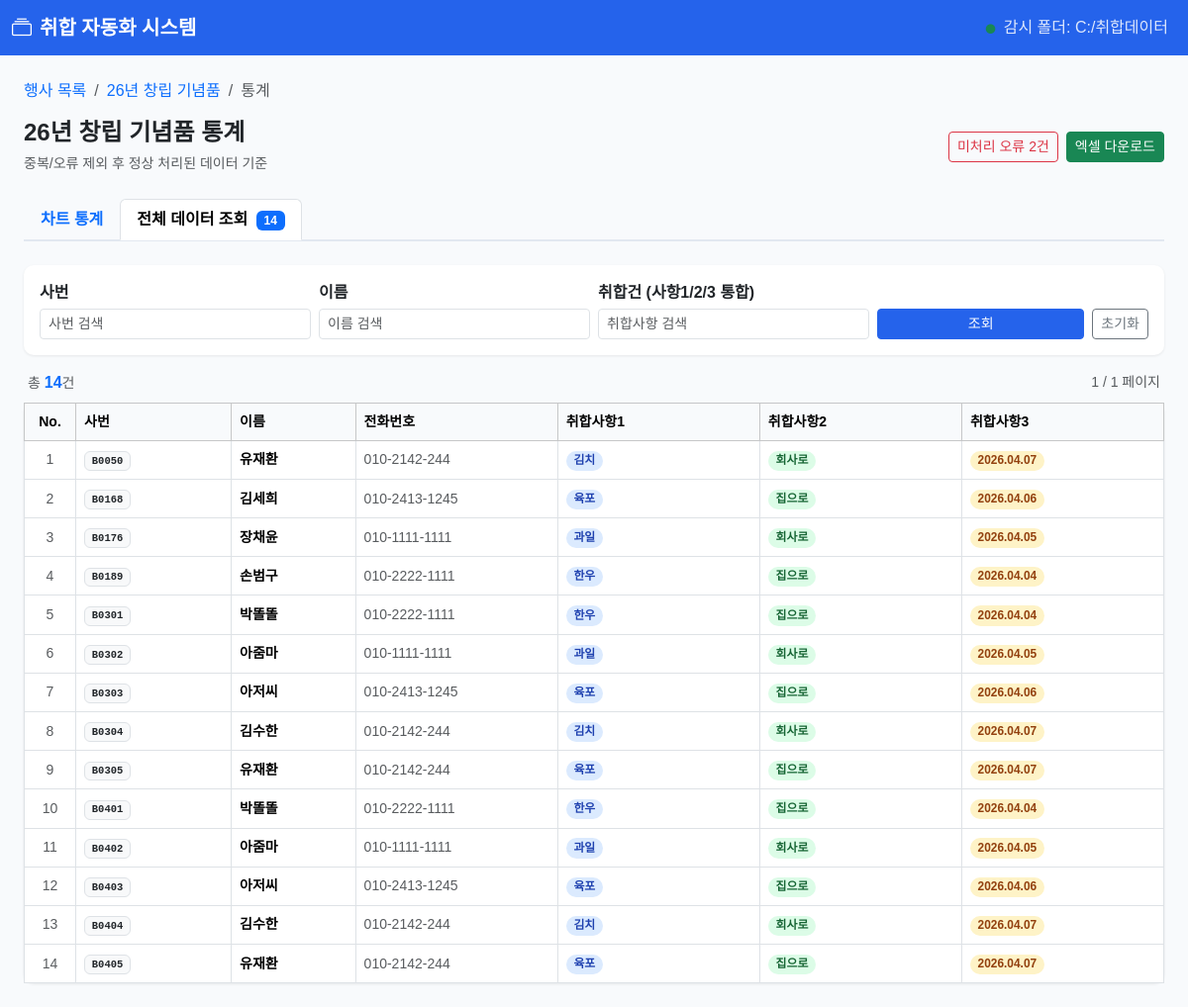
/events/1/statistics?tab=grid, run on the app's committed database.
### app/models.py (models this page shows)
class Event(Base):
    __tablename__ = "events"
    id = Column(Integer, primary_key=True, index=True)
    name = Column(String(200), nullable=False, comment="행사명")
    description = Column(Text, nullable=True, comment="행사 설명")
    status = Column(String(20), default="collecting", comment="collecting/closed")
    created_at = Column(DateTime, default=datetime.now)
    closed_at = Column(DateTime, nullable=True)
    submissions = relationship("Submission", back_populates="event", cascade="all, delete-orphan")
    source_files = relationship("SourceFile", back_populates="event", cascade="all, delete-orphan")

class Submission(Base):
    __tablename__ = "submissions"
    id = Column(Integer, primary_key=True, index=True)
    event_id = Column(Integer, ForeignKey("events.id"), nullable=False)
    source_file_id = Column(Integer, ForeignKey("source_files.id"), nullable=True)
    employee_id = Column(String(50), nullable=False, index=True, comment="사번")
    name = Column(String(100), nullable=False, comment="이름")
    phone = Column(String(50), nullable=True, comment="전화번호")
    item1 = Column(String(500), nullable=True, comment="취합사항1")
    item2 = Column(String(500), nullable=True, comment="취합사항2")
    item3 = Column(String(500), nullable=True, comment="취합사항3")
    is_duplicate = Column(Boolean, default=False, comment="사번 중복 여부")
    is_error = Column(Boolean, default=False, comment="오류 여부")
    error_reason = Column(Text, nullable=True, comment="오류 사유")
    is_resolved = Column(Boolean, default=False, comment="오류 해결 여부")
    is_excluded = Column(Boolean, default=False, comment="통계 제외 여부")
    created_at = Column(DateTime, default=datetime.now)
    updated_at = Column(DateTime, default=datetime.now, onupdate=datetime.now)
    event = relationship("Event", back_populates="submissions")
    source_file = relationship("SourceFile", back_populates="submissions")

### app/routers/statistics.py (the view)
@router.get("/events/{event_id}/statistics", response_class=HTMLResponse)
async def statistics(
    request: Request,
    event_id: int,
    q_name: str = "",
    q_emp: str = "",
    q_item: str = "",
    tab: str = "chart",   # chart | grid
    page: int = 1,
    db: Session = Depends(get_db),
):
    event = db.query(Event).filter(Event.id == event_id).first()
    if not event:
        raise HTTPException(status_code=404)
    stats = get_stats(event_id, db)
    PAGE_SIZE = 50
    grid_q = _valid_filter(db.query(Submission), event_id)
    if q_name.strip():
        grid_q = grid_q.filter(Submission.name.contains(q_name.strip()))
    if q_emp.strip():
        grid_q = grid_q.filter(Submission.employee_id.contains(q_emp.strip()))
    if q_item.strip():
        kw = q_item.strip()
        grid_q = grid_q.filter(
            Submission.item1.contains(kw) |
            Submission.item2.contains(kw) |
            Submission.item3.contains(kw)
        )
    grid_total = grid_q.count()
    grid_data = (
        grid_q.order_by(Submission.employee_id)
        .offset((page - 1) * PAGE_SIZE)
        .limit(PAGE_SIZE)
        .all()
    )
    grid_total_pages = max(1, (grid_total + PAGE_SIZE - 1) // PAGE_SIZE)
    return templates.TemplateResponse("statistics.html", {
        "request": request,
        "event": event,
        "active_tab": tab,
        "q_name": q_name,
        "q_emp": q_emp,
        "q_item": q_item,
        "page": page,
        "grid_data": grid_data,
        "grid_total": grid_total,
        "grid_total_pages": grid_total_pages,
        **stats,
    })

### templates/statistics.html (shortened to what this page needs)
{% extends "base.html" %}
{% block content %}
<div class="col-12 p-4">
  <nav aria-label="breadcrumb" class="mb-3">
    <ol class="breadcrumb">
      <li class="breadcrumb-item"><a href="/" class="text-decoration-none">행사 목록</a></li>
      <li class="breadcrumb-item"><a href="/events/{{ event.id }}" class="text-decoration-none">{{ event.name }}</a></li>
      <li class="breadcrumb-item active">통계</li>
    </ol>
  </nav>
  <div class="d-flex justify-content-between align-items-center mb-4 flex-wrap gap-2">
    <div>
      <h4 class="fw-bold mb-1">{{ event.name }} 통계</h4>
      <small class="text-muted">중복/오류 제외 후 정상 처리된 데이터 기준</small>
    </div>
    <div class="d-flex gap-2">
      {% if unresolved_count > 0 %}
      <a href="/events/{{ event.id }}/submissions?filter=error" class="btn btn-outline-danger btn-sm">
        미처리 오류 {{ unresolved_count }}건
      </a>
      {% endif %}
      <a href="/events/{{ event.id }}/export" class="btn btn-success btn-sm">엑셀 다운로드</a>
    </div>
  </div>
  <ul class="nav nav-tabs mb-0" style="border-bottom:2px solid #e2e8f0;">
    <li class="nav-item">
      <a class="nav-link fw-semibold {% if active_tab != 'grid' %}active{% endif %}"
         href="/events/{{ event.id }}/statistics?tab=chart">
        차트 통계
      </a>
    </li>
    <li class="nav-item">
      <a class="nav-link fw-semibold {% if active_tab == 'grid' %}active{% endif %}"
         href="/events/{{ event.id }}/statistics?tab=grid">
        전체 데이터 조회
        <span class="badge bg-primary ms-1">{{ total_count }}</span>
      </a>
    </li>
  </ul>
  <div class="pt-4">
    {% if active_tab == 'grid' %}
    <div class="card mb-3">
      <div class="card-body py-3">
        <form method="get" action="/events/{{ event.id }}/statistics">
          <div class="row g-2 align-items-end">
            <div class="col-12 col-md-3">
              <label class="form-label form-label-sm fw-semibold mb-1">사번</label>
              <input type="text" name="q_emp" class="form-control form-control-sm"
                     placeholder="사번 검색" value="{{ q_emp }}">
            </div>
            <div class="col-12 col-md-3">
              <label class="form-label form-label-sm fw-semibold mb-1">이름</label>
              <input type="text" name="q_name" class="form-control form-control-sm"
                     placeholder="이름 검색" value="{{ q_name }}">
            </div>
            <div class="col-12 col-md-3">
              <label class="form-label form-label-sm fw-semibold mb-1">취합건 (사항1/2/3 통합)</label>
              <input type="text" name="q_item" class="form-control form-control-sm"
                     placeholder="취합사항 검색" value="{{ q_item }}">
            </div>
            <div class="col-12 col-md-3">
              <div class="d-flex gap-2">
                <button type="submit" class="btn btn-primary btn-sm flex-grow-1">조회</button>
                <a href="/events/{{ event.id }}/statistics?tab=grid" class="btn btn-outline-secondary btn-sm">초기화</a>
              </div>
            </div>
          </div>
        </form>
      </div>
    </div>
    <div class="d-flex justify-content-between align-items-center mb-2 px-1">
      <span class="small text-muted">
        총 <strong class="text-primary fs-6">{{ grid_total }}</strong>건
      </span>
      <span class="small text-muted">{{ page }} / {{ grid_total_pages }} 페이지</span>
    </div>
    <div class="card">
      <div class="card-body p-0">
        {% if grid_data %}
        <div class="table-responsive">
          <table class="table table-hover table-bordered mb-0">
            <thead class="table-light">
              <tr>
                <th class="text-center" style="width:52px">No.</th>
                <th style="min-width:100px">사번</th>
                <th style="min-width:80px">이름</th>
                <th style="min-width:130px">전화번호</th>
                <th style="min-width:130px">취합사항1</th>
                <th style="min-width:130px">취합사항2</th>
                <th style="min-width:130px">취합사항3</th>
              </tr>
            </thead>
            <tbody>
            {% set row_offset = (page - 1) * 50 %}
            {% for sub in grid_data %}
            <tr>
              <td class="text-center text-muted small">{{ row_offset + loop.index }}</td>
              <td><span class="badge bg-light text-dark border font-monospace">{{ sub.employee_id }}</span></td>
              <td class="fw-semibold">{{ sub.name }}</td>
              <td class="text-muted small">{{ sub.phone or '-' }}</td>
              <td>{% if sub.item1 %}<span class="badge rounded-pill" style="background:#dbeafe;color:#1e40af;font-size:.85em">{{ sub.item1 }}</span>{% else %}-{% endif %}</td>
              <td>{% if sub.item2 %}<span class="badge rounded-pill" style="background:#dcfce7;color:#166534;font-size:.85em">{{ sub.item2 }}</span>{% else %}-{% endif %}</td>
              <td>{% if sub.item3 %}<span class="badge rounded-pill" style="background:#fef3c7;color:#92400e;font-size:.85em">{{ sub.item3 }}</span>{% else %}-{% endif %}</td>
            </tr>
            {% endfor %}
            </tbody>
          </table>
        </div>
        {% endif %}
      </div>
    </div>
    {% endif %}
  </div>
</div>
{% endblock %}

### templates/base.html (style rules this page uses)
:root { --primary: #2563eb; --primary-dark: #1d4ed8; --success: #16a34a; --danger: #dc2626; --warning: #d97706; }
body { background: #f8fafc; font-family: 'Malgun Gothic', sans-serif; }
.card { border: none; box-shadow: 0 1px 3px rgba(0,0,0,.08); border-radius: 10px; }
.btn-primary { background: var(--primary); border-color: var(--primary); }
.table th { background: #f8fafc; font-weight: 600; font-size: .875rem; }
.table td { vertical-align: middle; font-size: .875rem; }

### data on the page
Event: name "26년 창립 기념품"
Submission: index "1", employee_id "B0050", name "유재환", phone "010-2142-244", item1 "김치", item2 "회사로", item3 "2026.04.07"
Submission: index "2", employee_id "B0168", name "김세희", phone "010-2413-1245", item1 "육포", item2 "집으로", item3 "2026.04.06"
Submission: index "3", employee_id "B0176", name "장채윤", phone "010-1111-1111", item1 "과일", item2 "회사로", item3 "2026.04.05"
Submission: index "4", employee_id "B0189", name "손범구", phone "010-2222-1111", item1 "한우", item2 "집으로", item3 "2026.04.04"
Submission: index "5", employee_id "B0301", name "박똘똘", phone "010-2222-1111", item1 "한우", item2 "집으로", item3 "2026.04.04"
Submission: index "6", employee_id "B0302", name "아줌마", phone "010-1111-1111", item1 "과일", item2 "회사로", item3 "2026.04.05"
Submission: index "7", employee_id "B0303", name "아저씨", phone "010-2413-1245", item1 "육포", item2 "집으로", item3 "2026.04.06"
Submission: index "8", employee_id "B0304", name "김수한", phone "010-2142-244", item1 "김치", item2 "회사로", item3 "2026.04.07"
Submission: index "9", employee_id "B0305", name "유재환", phone "010-2142-244", item1 "육포", item2 "집으로", item3 "2026.04.07"
Submission: index "10", employee_id "B0401", name "박똘똘", phone "010-2222-1111", item1 "한우", item2 "집으로", item3 "2026.04.04"
Submission: index "11", employee_id "B0402", name "아줌마", phone "010-1111-1111", item1 "과일", item2 "회사로", item3 "2026.04.05"
Submission: index "12", employee_id "B0403", name "아저씨", phone "010-2413-1245", item1 "육포", item2 "집으로", item3 "2026.04.06"
Submission: index "13", employee_id "B0404", name "김수한", phone "010-2142-244", item1 "김치", item2 "회사로", item3 "2026.04.07"
Submission: index "14", employee_id "B0405", name "유재환", phone "010-2142-244", item1 "육포", item2 "집으로", item3 "2026.04.07"

### other printed values
{{ unresolved_count }} "2"
{{ total_count }} "14"
{{ grid_total }} "14"
{{ page }} "1"
{{ grid_total_pages }} "1"
